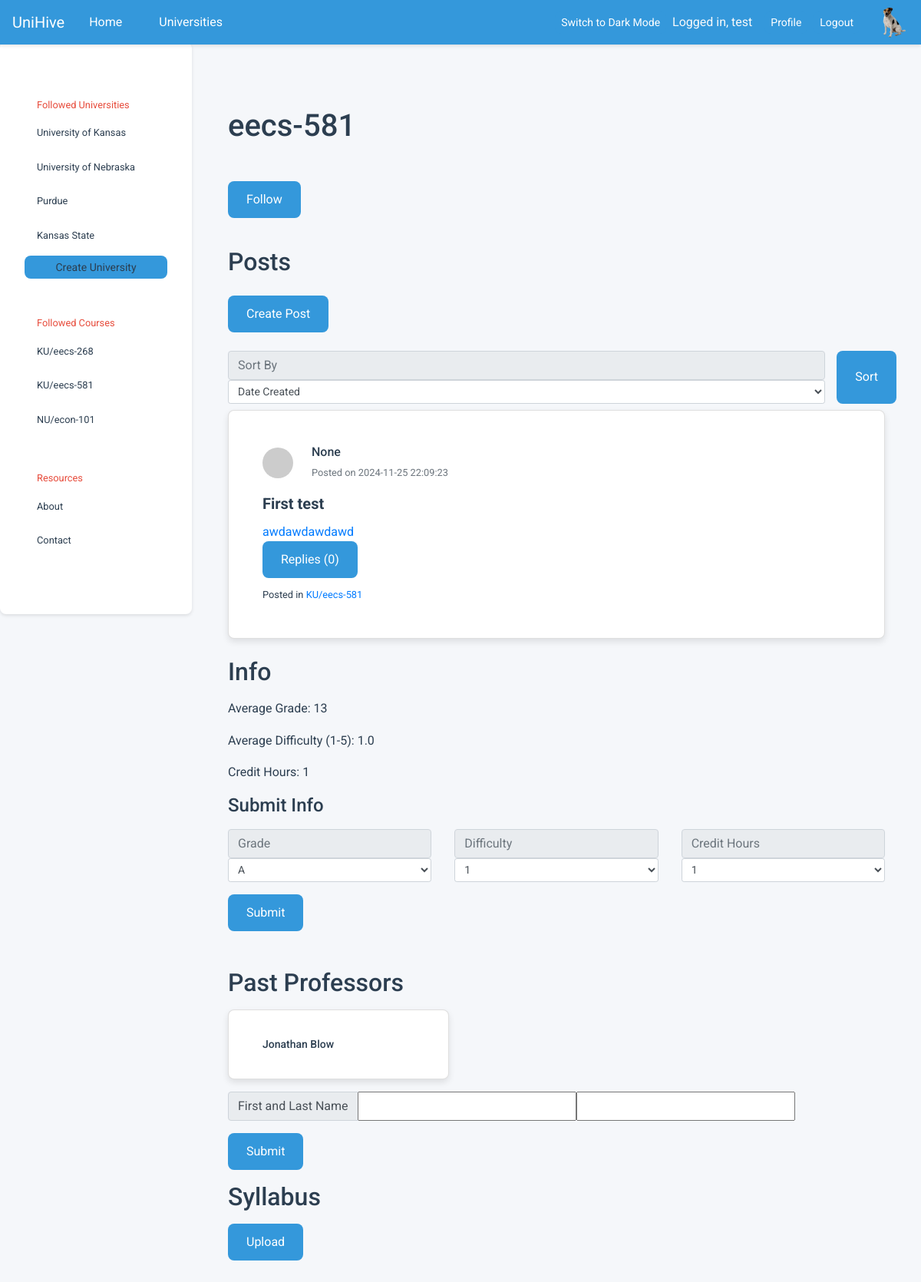
/u/KU/eecs-581 (signed in), run on the app's committed database.
### tables this page shows
CREATE TABLE universities (
            id          INTEGER PRIMARY KEY,
            created     TIMESTAMP DEFAULT CURRENT_TIMESTAMP NOT NULL,
            name        VARCHAR UNIQUE NOT NULL,
            acronym     VARCHAR UNIQUE,
            description VARCHAR,
            logo        VARCHAR
        );

CREATE TABLE courses (
            id            INTEGER PRIMARY KEY AUTOINCREMENT,
            created       TIMESTAMP DEFAULT CURRENT_TIMESTAMP NOT NULL,
            name          VARCHAR NOT NULL,
            description   VARCHAR,
            course_number VARCHAR,
            department    INTEGER,
            hours         INTEGER,
            university    INTEGER NOT NULL,
            popularity_score INTEGER DEFAULT 0 
        );

CREATE TABLE posts (
            id          INTEGER PRIMARY KEY,
            created     TIMESTAMP DEFAULT CURRENT_TIMESTAMP NOT NULL,
            title       VARCHAR NOT NULL,
            content     VARCHAR NOT NULL,
            author      INTEGER NOT NULL,
            author_id   INTEGER NOT NULL, 
            course      INTEGER NOT NULL,
            likes       INTEGER DEFAULT 0,
            dislikes    INTEGER DEFAULT 0,
            reply_count INTEGER DEFAULT 0,
            is_reply    BOOL DEFAULT FALSE,
            parent      INTEGER DEFAULT NULL
        );

CREATE TABLE course_ratings (
            id         INTEGER PRIMARY KEY,
            created    TIMESTAMP DEFAULT CURRENT_TIMESTAMP NOT NULL,
            user       INTEGER NOT NULL,
            course     INTEGER NOT NULL,
            difficulty REAL,
            grade      INT, -- ENUM
            hours      INT,
            instructor VARCHAR,
            syllabus   VARCHAR
        );

### main.py (the view, shortened to what this page needs)
@app.route("/u")
@app.route("/u/<university_acro>/<course>", methods=['GET', 'POST'])
def course(university_acro=None, course=None):
    stored_university, stored_course = get_uni_and_course_from_route(university_acro, course)
    if stored_university is None or stored_course is None:
        return render_template('404.html'), 404
    return render_template('course.html', course = stored_course)  # render course html

### course.py (called while the page is built)
    @property
    def posts(self):
        from post import Post
        query_str = f"""
                SELECT id, created, title, content, author, course FROM posts
                WHERE course = ? AND parent IS NULL
                ORDER BY {self.sort_post_type} DESC;
            """
        return [Post(*params) for params in query(
            query_str,
            (self.id,)
        )]

    @property
    def average_difficulty(self):
        difficulties = query(
            """
                SELECT difficulty FROM course_ratings
                WHERE course = ? AND difficulty IS NOT NULL;
            """,
            (self.id,)
        )
        if not len(difficulties):
            return None
        return sum(i[0] for i in difficulties) / len(difficulties)

    @property
    def average_grade(self):
        grades = query(
            """
                SELECT grade FROM course_ratings
                WHERE course = ? AND grade IS NOT NULL;
            """,
            (self.id,)
        )
        if not len(grades):
            return None
        mean = sum(i[0] for i in grades) / len(grades)
        return Grade(round(mean))

    @property
    def instructors(self) -> list[str]:
        instructors = query(
            """
                SELECT instructor FROM course_ratings
                WHERE course = ? AND instructor IS NOT NULL;
            """,
            (self.id,)
        )
        if not len(instructors):
            return []
        return [i[0] for i in instructors]

    @property
    def syllabus_names(self):
        syllabus_file_names = query(
            """
                SELECT filename FROM syllabus
                WHERE coursename = ?;
            """
            ,(self.name_combined,))
        return [name[0] for name in syllabus_file_names]

    @staticmethod
    def get_course_by_id(id: int):
        params = query(
            f"SELECT {COURSE_PARAMS} FROM courses WHERE id = ?",
            (id,),
            count = 1
        )
        if not params: return None # Course not found
        return Course(*params)     # Construct course object

### db_util.py (called while the page is built)
def get_uni_and_course_from_route(university_acronym: str, course_name_combined: str):
    university = University.get_university_by_acronym(university_acronym)
    if university is None:
        return (None, None)
    return (
        university,
        Course.get_course_by_name_combined(university, course_name_combined)
    )

### templates/course.html (shortened to what this page needs)
{% extends 'base.html' %}
{% block content_title %}{{course.name_combined}}{% endblock %}
{% block content_subtitle %}
<form action="{{course.combined_name}}" method="post">
<button type="submit" class="btn btn-info" name="follow-btn" value="follow">Follow</button>
</form><br>
Posts
{% endblock %}
{% block content_main %}
    <button type="button" class="btn btn-primary mb-4" data-bs-toggle="modal" data-bs-target="#exampleModal">Create Post</button>
<form method="POST">
  <div class="row w-10 mb-2">
    <div class="col">
      <input
        class="form-control w-20"
        type="text"
        placeholder="Sort By"
        readonly
      />
      <select
        class="form-control form-control-sm"
        id="sort-type"
        name="sort-type"
        for="sort-type"
      >
        <option>Date Created</option>
      </select>
    </div>
    <button type="submit" class="btn btn-primary">Sort</button>
  </div>
</form>
        {% for post in course.posts %}
        <a class="big-link" href="{{url_for('post', university_acro=course.university.acronym, course_name=course.name_combined, post_identifier=post.id)}}">
          <div class="card mb-4">
            <div class="card-body">
              <div class="d-flex align-items-center mb-3">
                  <img src="https://via.placeholder.com/40" class="rounded-circle mr-2" alt="User">
                  <div class="px-3">
                      <h6 class="mb-1">{{post.author}}</h6>
                      <small class="text-muted">Posted on {{post.created}}</small>
                  </div>
              </div>
              <h5 class="card-title">{{post.title}}</h5>
              <p class="card-text">{{post.content}}</p>
              <a href="#" class="btn btn-primary">Replies ({{post.replies | length}})</a>
              <div class="mt-2">
                  <small>Posted in <a href="{{url_for('course', university_acro=course.university.acronym, course=course.name_combined)}}" class="text-primary">{{course.university.acronym}}/{{course.name_combined}}</a></small>
              </div>
            </div>
          </div>
        </a>
        {% endfor %}
    <h2>Info</h2>
    <p>Average Grade: {{course.average_grade}}</p>
    <p>Average Difficulty (1-5): {{course.average_difficulty}}</p>
    <p>Credit Hours: {{course.credit_hours}}</p>
    <h4>Submit Info<h4>
    <form action="{{course.combined_name}}" method="post">
    <div class="row">
      <div class="col">
        <input class="form-control w-100" type="text" placeholder="Grade" readonly>
        <select class="form-control form-control-sm" id="grade" name="grade" for="grade">
          <option>A</option>
        </select>
      </div>
      <div class="col">
        <input class="form-control w-100" type="text" placeholder="Difficulty" readonly>
        <select class="form-control form-control-sm" id="name" name="difficulty" for="difficulty">
          <option>1</option>
        </select>
      </div>
      <div class="col">
        <input class="form-control w-100" type="text" placeholder="Credit Hours" readonly>
        <select class="form-control form-control-sm" id="credit-hours" name="credit-hours" for="credit-hours">
          <option>1</option>
        </select>
      </div>
    </div>
    <button type="submit" class="btn btn-primary mt-3">Submit</button>
    <form>
    <h2 class="mt-5">Past Professors</h2>
    <div class="card mb-3" style="width: 18rem; font-size: 14px">
        {% for professor in course.instructors %}
          <ul class="list-group list-group-flush">
              <li class="list-group-item">{{professor}}</li>
          </ul>
        {% endfor %}
    </div>
    <form action="{{course.name_combined}}" method="post">
        <div class="input-group">
          <div class="input-group-prepend">
            <span class="input-group-text" id="">First and Last Name</span>
          </div>
          <input type="text" class="first-name" name="first-name">
          <input type="text" class="last-name" name="last-name">
        </div>
        <button type="submit" class="btn btn-primary mt-3">Submit</button>
    </form>
    <h2 class="mt-3">Syllabus</h2>
    <button type="button" class="btn btn-primary mb-4" data-bs-toggle="modal" data-bs-target="#syllabusModal">Upload</button>
        </form>
        </div>
      </div>
    <br>
{% endblock %}

### templates/base.html (shortened to what this page needs)
<!doctype html>
<html lang="en">
  <head>
    <link
      rel="stylesheet"
      href="https://cdn.jsdelivr.net/npm/bootstrap@4.0.0/dist/css/bootstrap.min.css"
    />
    <link rel="stylesheet" href="{{url_for('static', filename='main.css')}}" />
  </head>
  <body>
    <nav class="navbar navbar-expand-lg navbar-custom fixed-top">
      <div class="container-fluid">
        <div class="d-flex align-items-center">
          <a class="navbar-brand" href="/">UniHive</a>
          <div class="collapse navbar-collapse" id="navbarNavDropdown">
            <ul class="navbar-nav">
              <li class="nav-item">
                <a class="nav-link" href="{{ url_for('home') }}">Home</a>
              </li>
              <li class="nav-item">
                <a class="nav-link" href="#">Universities</a>
              </li>
            </ul>
          </div>
        </div>
        <div class="d-flex align-items-center">
          <button id="theme-toggle" class="btn btn-outline-light btn-sm me-2">
          </button>
          {% if SESSION.current_user_id %}
          <span class="text-light mr-3"
            >Logged in, {{ USERS[SESSION.current_user_id].username }}</span
          >
          <a
            href="{{ url_for('profile') }}"
            class="btn btn-outline-light btn-sm me-2"
            >Profile</a
          >
          <a
            href="{{ url_for('logout') }}"
            class="btn btn-outline-light btn-sm me-2"
            >Logout</a
          >
          <img
            src="{{ url_for('static', filename='profile_pic.jpg') }}"
            class="rounded-circle profile-img"
            alt="Profile"
          />
          {% endif %}
        </div>
      </div>
    </nav>
    <div class="sidebar">
      <div class="sidebar-header">Followed Universities</div>
      {% for followed_university in
      USERS[SESSION.current_user_id].followed_universities %}
      <a
        href="{{url_for('university', university_acro=followed_university.acronym)}}"
        >{{followed_university.name}}</a
      >
      {% endfor %} {% block sidebar_content %} {% endblock %}
      <a
        href="{{url_for('create_university')}}"
        class="btn navbar-toggler btn-sm text-center"
        role="button"
        aria-disabled="true"
        >Create University</a
      >
      <div class="sidebar-header">Followed Courses</div>
      {% for followed_course in USERS[SESSION.current_user_id].followed_courses
      %}
      <a
        href="{{url_for('course', university_acro=followed_course.university.acronym, course=followed_course.name_combined)}}"
        >{{followed_course.university.acronym}}/{{followed_course.name_combined}}</a
      >
      {% endfor %}
      <div class="sidebar-header">Resources</div>
      <a href="#">About</a>
      <a href="#">Contact</a>
    </div>
    <div class="content">
      <div class="container">
        <h1 class="my-5 text-left">{% block content_title %}{% endblock %}</h1>
        <h2 class="my-4 text-left">
          {% block content_subtitle %}{% endblock %}
        </h2>
        {% block content_main %} {% endblock %}
  </body>
</html>

### static/main.css (style rules this page uses)
:root { --background-color: #f5f7fa; --text-color: #2c3e50; --primary-color: #3498db; --secondary-color: #95a5a6; --accent-color: #e74c3c; --card-bg-color: #ffffff; --card-shadow: rgba(0, 0, 0, 0.1); --link-hover-bg: #ecf0f1; --border-radius: 8px; --transition-speed: 0.3s; }
* { margin: 0; padding: 0; box-sizing: border-box; font-family: "Roboto", sans-serif; }
body { background-color: var(--background-color); color: var(--text-color); line-height: 1.6; transition: background-color var(--transition-speed), color var(--transition-speed); }
.navbar { background-color: var(--primary-color); color: #fff; padding: 1rem 2rem; box-shadow: 0 4px 6px var(--card-shadow); position: fixed; top: 0; left: 0; right: 0; z-index: 1030; }
.navbar a { color: #fff; text-decoration: none; margin-right: 1rem; transition: color var(--transition-speed); }
.sidebar { position: fixed; top: 55px; left: 0; width: 250px; height: calc(100vh - 55px); background-color: var(--card-bg-color); color: var(--text-color); padding: 2rem; display: flex; flex-direction: column; font-size: 0.8rem; border-radius: var(--border-radius); box-shadow: 0 2px 4px var(--card-shadow); }
.sidebar a { display: block; padding: 0.5rem 1rem; margin-bottom: 0.5rem; color: var(--text-color); text-decoration: none; border-radius: var(--border-radius); transition: background-color var(--transition-speed), color var(--transition-speed); }
.sidebar-header { margin-top: 2rem; color: var(--accent-color); padding: 0.5rem 1rem; }
.content { margin-left: 250px; margin-top: 60px; padding: 2rem; }
.card { background-color: var(--card-bg-color); border-radius: var(--border-radius); box-shadow: 0 4px 8px var(--card-shadow); padding: 1.5rem; margin-bottom: 1.5rem; transition: transform var(--transition-speed), box-shadow var(--transition-speed); }
.card-title { font-weight: bold; }
.btn { display: inline-block; background-color: var(--primary-color); color: #fff; padding: 0.75rem 1.5rem; border: none; border-radius: var(--border-radius); cursor: pointer; transition: background-color var(--transition-speed), transform var(--transition-speed); }
h1, h2, h3, h4, h5, h6 { color: var(--text-color); margin-bottom: 1rem; }
p { margin-bottom: 1rem; }

### templates/base.html (style rules this page uses)
.navbar { padding: 0.5rem 1rem; box-shadow: 0 2px 4px rgba(0, 0, 0, 0.1); }
.navbar .container-fluid { padding: 0; }
.nav-link { padding: 0.5rem 1rem !important; }
.profile-img { margin-left: 1em; width: 40px; height: 40px; object-fit: cover; }
.me-2 { margin-right: 0.5rem !important; }
.btn-sm { padding: 0.25rem 0.5rem; font-size: 0.875rem; }

### data on the page
universities: name "University of Kansas", university.acronym "KU"
universities: name "University of Nebraska"
universities: name "Purdue"
universities: name "Kansas State"
courses: university.acronym "KU", name_combined "eecs-268"
courses: university.acronym "KU", name_combined "eecs-581"
courses: university.acronym "NU", name_combined "econ-101"
posts: author "None", created "2024-11-25 22:09:23", title "First test", content "awdawdawdawd", replies|length "0", name_combined "eecs-581"
course_ratings: instructor "Jonathan Blow"

### other printed values
{{ USERS[SESSION.current_user_id].username }} "test"
{{ course.name_combined }} "eecs-581"
{{ course.average_grade }} "13"
{{ course.average_difficulty }} "1.0"
{{ course.credit_hours }} "1"
